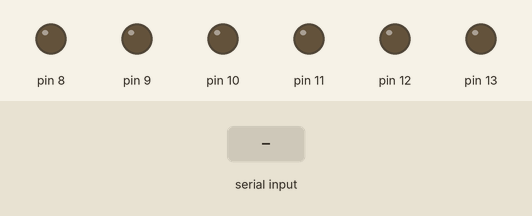
This sketch was run on a simulated Arduino Uno, built with avr-gcc and run on an emulated ATmega328P. Shown: output pins drawn as LEDs (lit = HIGH). The test bench sets the inputs (shaded band).

Above: at 1.2 s.
1.3 s: "1" received over Serial
At 2.5 s:
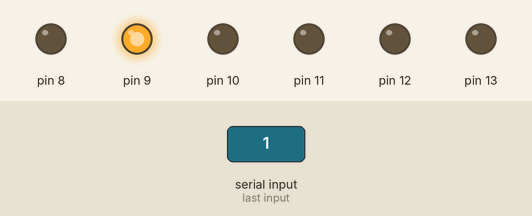
2.8 s: "3" received over Serial
At 3.7 s:
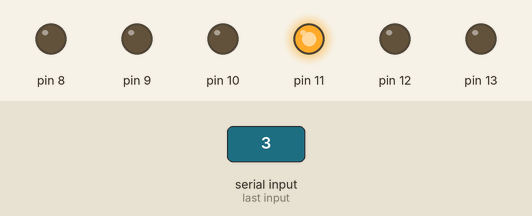
4.3 s: "4" received over Serial
At 4.8 s:
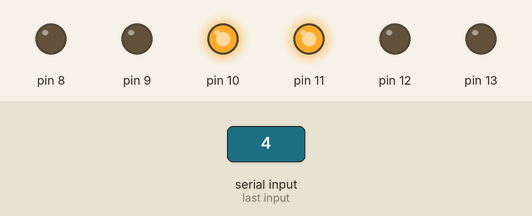
5.8 s: "2" received over Serial
At 7.0 s:
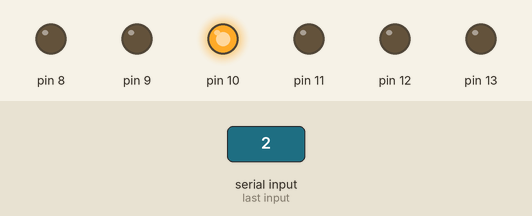
7.3 s: "6" received over Serial
At 8.3 s:
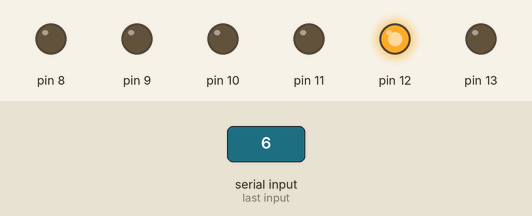
8.8 s: "*" received over Serial
At 9.5 s:
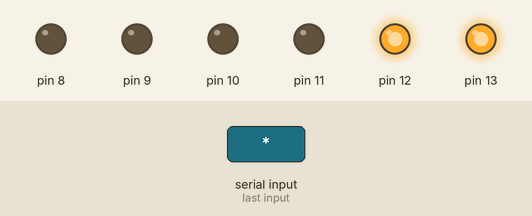
Timing chart, 0 to 11.3 s (numbered marks = the images above; inputs shaded):
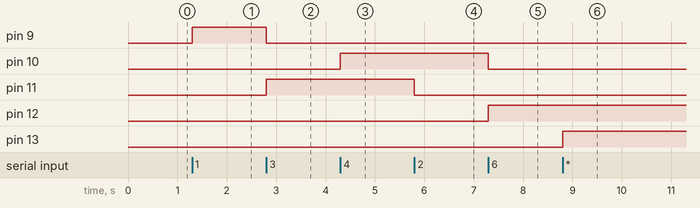

The sketch:

lxardoscope95.ino
```cpp
// (licence header left out)
//   This program for Arduino Uno reads two channels and sends the data
//   out through the serial port in 4 bytes.
//   For synchronization purposes, the following scheme was chosen:
//   A0 data:   A09 (MSB) A08 A07 A06 A05 A04 A03 A02 A01 A00 (LSB)
//   A1 data:   A19 (MSB) A18 A17 A16 A15 A14 A13 A12 A11 A10 (LSB)
//   sent as byte 1:   1 1 1 A09 A08 A07 A06 A05
//       and byte 2:   0 1 1 A04 A03 A02 A01 A00
//       and byte 3:   0 1 1 A19 A18 A17 A16 A15
//       and byte 4:   0 1 1 A14 A13 A12 A11 A10
//
//    (This arrangement was chosen for hystorical reasons; there are
//     many other possibilities. 3 bytes would be enough, but this could
//     possibly create a nonsymmetry between the channels.
//
//
int sensorValue = 0;        // value read from the port
byte lb;
byte hb;
boolean ac1=false;        // Channel 1 AC amplifier off
boolean ac2=false;        // Channel 2 AC amplifier off

void setup() {
  // initialize serial communications at 115200 bps:
  Serial.begin(115200);
  pinMode(8,OUTPUT);
  pinMode(9,OUTPUT);
  pinMode(10,OUTPUT);
  pinMode(11,OUTPUT);
  pinMode(12,OUTPUT);
  pinMode(13,OUTPUT);
  analogReference(EXTERNAL);
}

void loop() {
      //if(transmit) {
      //new, send bytes only when asked -> this prevents buffer overflows!
      if(Serial.available()) {
        //delayMicroseconds(10);
        digitalWrite(8,HIGH);
        if(ac1) sensorValue = analogRead(A2);
        else  sensorValue = analogRead(A0);

        // shift sample by 3 bits, and select higher byte
        hb=highByte(sensorValue<<3);
        // set 3 most significant bits and send out
        Serial.write(hb|224);
        // select lower byte and clear 3 most significant bits
        lb=(lowByte(sensorValue))&31;
        // set bits 5 and 6 and send out
        Serial.write(lb|96);
        //enable charge pump
        digitalWrite(8,LOW);

        if(ac2) sensorValue = analogRead(A3);
        else sensorValue = analogRead(A1);
        //      sensorValue = 200;
        // shift sample by 3 bits, and select higher byte
        hb=highByte(sensorValue<<3);
        // set bits 5 and 6 and send out
        Serial.write(hb|96);
        // select lower byte and clear 3 most significant bits
        lb=(lowByte(sensorValue))&31;
        // set bits 5 and 6 and send out
        Serial.write(lb|96);
      }

      if(Serial.available()) {
        char inChar = (char)Serial.read();
        if (inChar == '1') {         // cal channel 1
          digitalWrite(9, HIGH);     // gnd1
          digitalWrite(11, LOW);     // AC1 off
          ac1=false;
        }
        else if (inChar == '2') {    // channel 1 DC & AC, low gain
          digitalWrite(9, LOW);      // gnd1
          digitalWrite(11, LOW);     // AC1 off
          ac1=false;
        }
        else if (inChar == '3') {    // channel 1 use AC amplifier
          digitalWrite(9, LOW);      // gnd1
          digitalWrite(11, HIGH);    // AC1 on
          ac1=true;
        }
        else if (inChar == '4') {    // cal channel 2
          digitalWrite(10, HIGH);    // gnd2
          digitalWrite(12, LOW);     // AC2 off
          ac2=false;
        }
        else if (inChar == '5') {    // channel 2 DC & AC, low gain
          digitalWrite(10, LOW);     // gnd2
          digitalWrite(12, LOW);     // AC2 off
          ac2=false;
        }
        else if (inChar == '6') {    // channel 2 use AC amplifier
          digitalWrite(10, LOW);     // gnd2
          digitalWrite(12, HIGH);    // AC2 on
          ac2=true;
        }
        else if (inChar == '*') {
          digitalWrite(13, HIGH);    // LED (on)
        }
        else if (inChar == '#') {
          digitalWrite(13, LOW);     // LED (off)
        }
    }
}
```

Measured:
- after the input at 1.3 s, pin 9: LOW → HIGH at once
- after the input at 2.8 s, pin 9: HIGH → LOW at once; pin 11: LOW → HIGH at once
- after the input at 4.3 s, pin 10: LOW → HIGH at once
- after the input at 5.8 s, pin 11: HIGH → LOW at once
- after the input at 7.3 s, pin 10: HIGH → LOW at once; pin 12: LOW → HIGH at once
- after the input at 8.8 s, pin 13: LOW → HIGH at once
